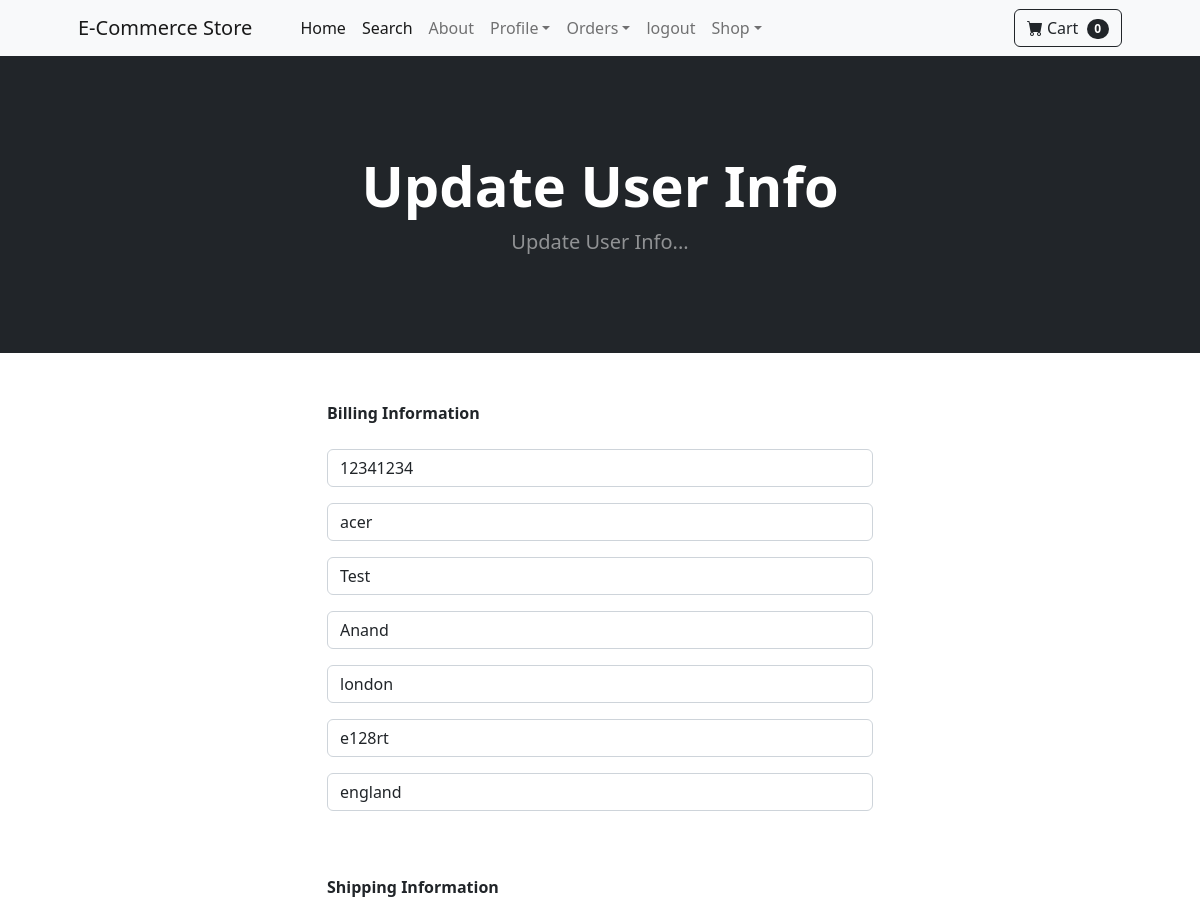
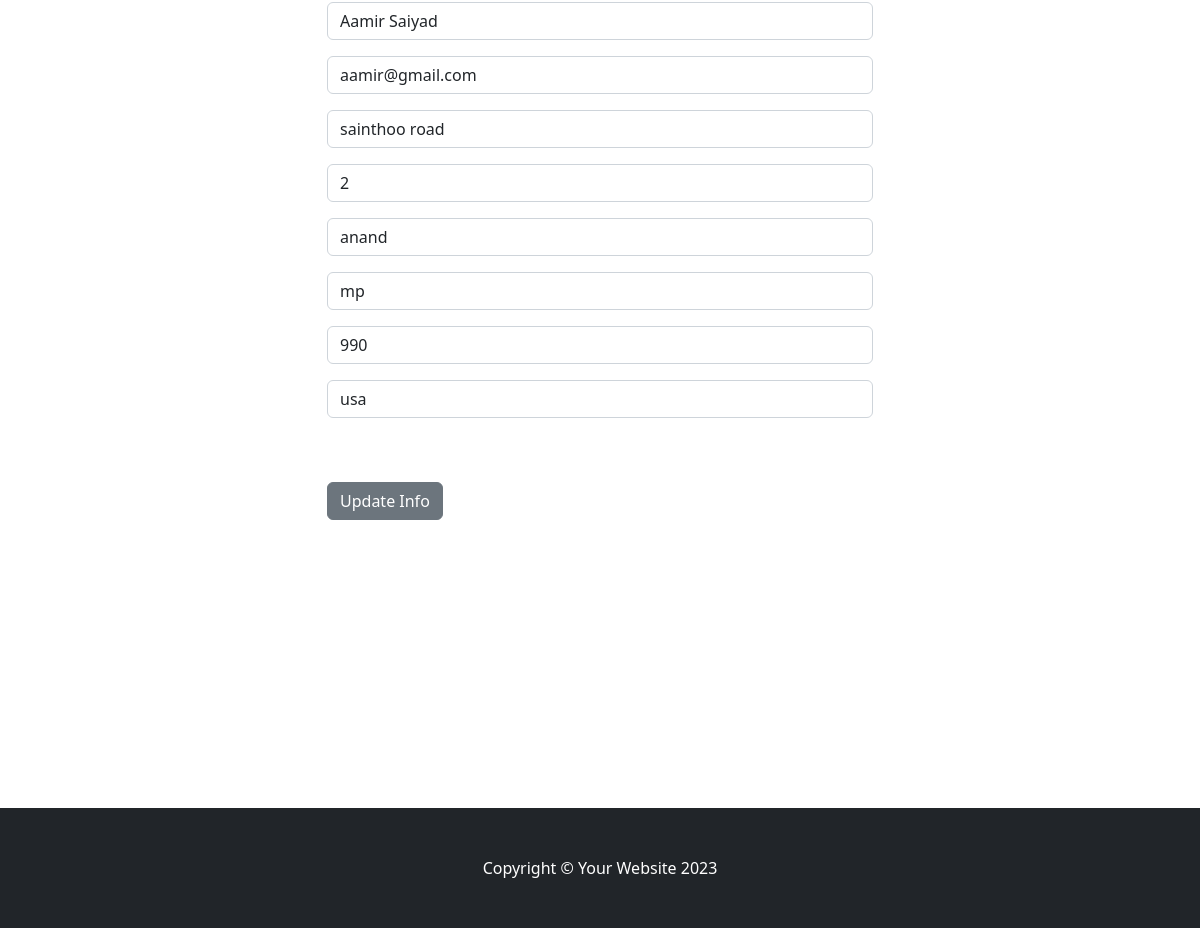
The page /update_info/ (signed in) on the database its author committed (2 pictures, top to bottom).
### store/models.py (models this page shows, shortened)
class Profile(models.Model):
    user = models.OneToOneField(User, on_delete=models.CASCADE)
    date_modified = models.DateTimeField(User, auto_now=True)
    phone = models.CharField(max_length=20, blank=True)
    address = models.CharField(max_length=100, blank=True)
    address2 = models.CharField(max_length=100, blank=True)
    city = models.CharField(max_length=100, blank=True)
    state = models.CharField(max_length=100, blank=True)
    zip_code = models.CharField(max_length=100, blank=True)
    country = models.CharField(max_length=100, blank=True)
    old_cart = models.CharField(max_length=100, blank=True, null=True)

### payment/models.py (models this page shows, shortened)
class ShippingAddress(models.Model):
    user = models.ForeignKey(User, on_delete=models.CASCADE, null=True, blank=True)
    shipping_full_name = models.CharField(max_length=255)
    shipping_email = models.CharField(max_length=255)
    shipping_address1 = models.CharField(max_length=200)
    shipping_address2 = models.CharField(max_length=200, null=True, blank=True)
    shipping_city = models.CharField(max_length=100)
    shipping_state = models.CharField(max_length=100, null=True, blank=True)
    shipping_zipcode = models.CharField(max_length=10, null=True, blank=True)
    shipping_country = models.CharField(max_length=100)
    class Meta:
        verbose_name_plural = 'Shipping Address'

### store/views.py (the view)
# urls.py: path('update_info/', views.update_info, name='update_info'),
def update_info(request):
    if request.user.is_authenticated:
     current_user = Profile.objects.get(user__id=request.user.id)
     shipping_user = ShippingAddress.objects.get(user__id=request.user.id)
     form = UserInfoForm(request.POST or None, instance=current_user)
     shipping_form = ShippingForm(request.POST or None, instance=shipping_user)
     if form.is_valid() or shipping_form.is_valid():
      form.save()#original user form
      shipping_form.save()# Shipping form
      messages.success(request, "Your Info Has Been Updated!!")
      return redirect('home')
     return render(request, "update_info.html", {'form':form, 'shipping_form': shipping_form})
    else:
     messages.success(request, "You Must Be Logged In To Access That Page!!")
     return redirect('home')

### store/forms.py
class UserInfoForm(forms.ModelForm):
	phone = forms.CharField(label="", widget=forms.TextInput(attrs={'class':'form-control', 'placeholder':'Phone Number'}), required=False)
	address = forms.CharField(label="", widget=forms.TextInput(attrs={'class':'form-control', 'placeholder':'Address'}), required=False)
	address2 = forms.CharField(label="", widget=forms.TextInput(attrs={'class':'form-control', 'placeholder':'Address 2'}), required=False)
	city = forms.CharField(label="", widget=forms.TextInput(attrs={'class':'form-control', 'placeholder':'City'}), required=False)
	state = forms.CharField(label="", widget=forms.TextInput(attrs={'class':'form-control', 'placeholder':'State'}), required=False)
	zip_code = forms.CharField(label="", widget=forms.TextInput(attrs={'class':'form-control', 'placeholder':'Zip Code'}), required=False)
	country = forms.CharField(label="", widget=forms.TextInput(attrs={'class':'form-control', 'placeholder':'Country'}), required=False)
	class Meta:
		model = Profile
		fields = ('phone', 'address', 'address2', 'city', 'state', 'zip_code', 'country')

### cart/cart.py (called while the page is built)
    def __len__(self):
        return len(self.cart)

### cart/context_processor.py (called while the page is built)
def cart(request):
    return {'cart': Cart(request)}

### store/templates/update_info.html (shortened to what this page needs)
{% extends 'base.html' %}
{% block content %}
        <header class="bg-dark py-5">
            <div class="container px-4 px-lg-5 my-5">
                <div class="text-center text-white">
                    <h1 class="display-4 fw-bolder">Update User Info</h1>
                    <p class="lead fw-normal text-white-50 mb-0">Update User Info...</p>
                </div>
            </div>
        </header>
        <div class="container">
        	<div class="row">
        			<div class="col-md-6 offset-md-3">
        				<br/><br/>
                        <strong>Billing Information</strong><br><br>
<form method="POST" action="{% url 'update_info' %}">
    {{ form.as_p}}
    <br/><br/>
<strong> Shipping Information</strong><br><br>
    {{ shipping_form.as_p}}
    <br/><br/>
    <button type="submit" class="btn btn-secondary">Update Info</button>
</form>
<br><br>
<br/><br/>
<br/><br/>
<br/><br/>
<br/><br/>
<br/><br/>
        			</div>
        	</div>
        </div>
{% endblock %}

### rows shown on the page
Profile: phone "12341234", address "acer", address2 "Test", city "Anand", state "london", zip_code "e128rt", country "england"
ShippingAddress: shipping_full_name "Aamir Saiyad", shipping_email "aamir@gmail.com", shipping_address1 "sainthoo road", shipping_address2 "2", shipping_city "anand", shipping_state "mp", shipping_zipcode "990", shipping_country "usa"

### other values the page prints
{{ cart|length }} "0"
